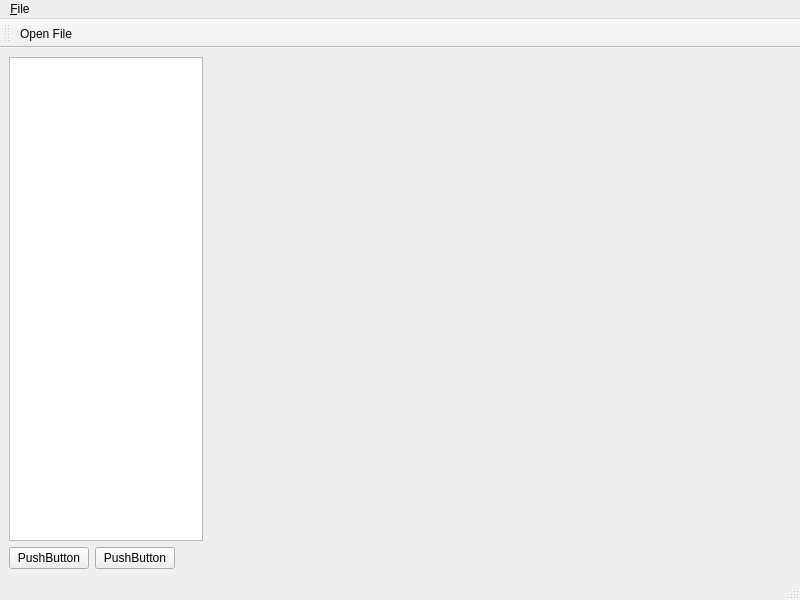
<?xml version="1.0" encoding="UTF-8"?>
<ui version="4.0">
 <class>MainWindow</class>
 <widget class="QMainWindow" name="MainWindow">
  <property name="geometry">
   <rect>
    <x>0</x>
    <y>0</y>
    <width>800</width>
    <height>600</height>
   </rect>
  </property>
  <property name="windowTitle">
   <string>MainWindow</string>
  </property>
  <widget class="QWidget" name="centralwidget">
   <layout class="QVBoxLayout" name="verticalLayout">
    <item>
     <layout class="QHBoxLayout" name="horizontalLayout">
      <item>
       <widget class="QTreeView" name="treeView">
        <property name="sizePolicy">
         <sizepolicy hsizetype="Preferred" vsizetype="Expanding">
          <horstretch>1</horstretch>
          <verstretch>0</verstretch>
         </sizepolicy>
        </property>
        <property name="contextMenuPolicy">
         <enum>Qt::ContextMenuPolicy::ActionsContextMenu</enum>
        </property>
       </widget>
      </item>
      <item>
       <widget class="QVTKOpenGLNativeWidget" name="vtkWidget" native="true">
        <property name="sizePolicy">
         <sizepolicy hsizetype="Expanding" vsizetype="Preferred">
          <horstretch>3</horstretch>
          <verstretch>0</verstretch>
         </sizepolicy>
        </property>
       </widget>
      </item>
     </layout>
    </item>
    <item>
     <layout class="QHBoxLayout" name="horizontalLayout_2">
      <item>
       <widget class="QPushButton" name="pushButton">
        <property name="text">
         <string>PushButton</string>
        </property>
       </widget>
      </item>
      <item>
       <widget class="QPushButton" name="pushButton_2">
        <property name="text">
         <string>PushButton</string>
        </property>
       </widget>
      </item>
      <item>
       <spacer name="horizontalSpacer">
        <property name="orientation">
         <enum>Qt::Orientation::Horizontal</enum>
        </property>
        <property name="sizeHint" stdset="0">
         <size>
          <width>40</width>
          <height>20</height>
         </size>
        </property>
       </spacer>
      </item>
     </layout>
    </item>
   </layout>
  </widget>
  <widget class="QMenuBar" name="menubar">
   <property name="geometry">
    <rect>
     <x>0</x>
     <y>0</y>
     <width>800</width>
     <height>25</height>
    </rect>
   </property>
   <widget class="QMenu" name="menu_File">
    <property name="title">
     <string>&amp;File</string>
    </property>
    <addaction name="actionOpen_File"/>
   </widget>
   <addaction name="menu_File"/>
  </widget>
  <widget class="QStatusBar" name="statusbar"/>
  <widget class="QToolBar" name="toolBar">
   <property name="windowTitle">
    <string>toolBar</string>
   </property>
   <attribute name="toolBarArea">
    <enum>TopToolBarArea</enum>
   </attribute>
   <attribute name="toolBarBreak">
    <bool>false</bool>
   </attribute>
   <addaction name="actionOpen_File"/>
  </widget>
  <action name="actionOpen_File">
   <property name="icon">
    <iconset resource="icons.qrc">
     <normaloff>:/icons/icons/fileopen.png</normaloff>:/icons/icons/fileopen.png</iconset>
   </property>
   <property name="text">
    <string>Open File</string>
   </property>
   <property name="menuRole">
    <enum>QAction::MenuRole::NoRole</enum>
   </property>
  </action>
  <action name="actionItem_Options">
   <property name="text">
    <string>Item Options</string>
   </property>
   <property name="menuRole">
    <enum>QAction::MenuRole::NoRole</enum>
   </property>
  </action>
 </widget>
 <customwidgets>
  <customwidget>
   <class>QVTKOpenGLNativeWidget</class>
   <extends>QWidget</extends>
   <header>QVTKOpenGLNativeWidget.h</header>
   <container>1</container>
  </customwidget>
 </customwidgets>
 <resources>
  <include location="icons.qrc"/>
 </resources>
 <connections/>
</ui>
